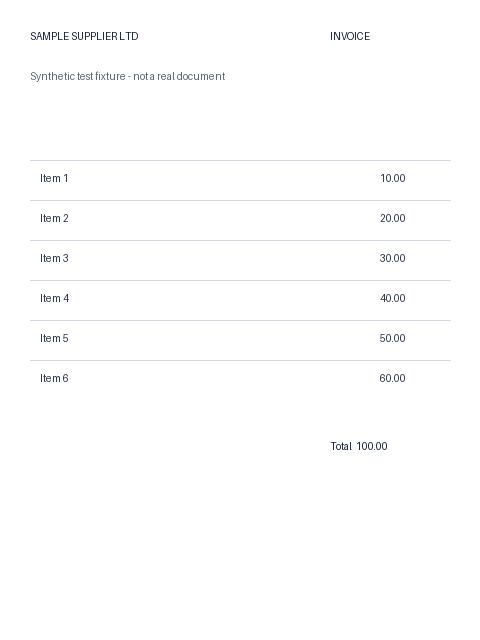
#> input picture tests/fixtures/sample.jpg, 480 x 640 px
$ python -i make_fixtures.py   (imports and definitions only)
#> lines starting #> are read from the running program, lines starting #| are printed output that depends on the picture
#!/usr/bin/env python3
"""Regenerates the synthetic Phase 2 fixtures. All content is invented; nothing is a real document.
Usage: python3 -I tests/fixtures/make_fixtures.py   (needs Pillow and the Liberation Sans fonts)"""
import io, os, random, zlib
from PIL import Image, ImageDraw, ImageFont, ImageFilter

HERE = os.path.dirname(os.path.abspath(__file__))
REG = '/usr/share/fonts/truetype/liberation/LiberationSans-Regular.ttf'
BOLD = '/usr/share/fonts/truetype/liberation/LiberationSans-Bold.ttf'
def font(size, bold=False): return ImageFont.truetype(BOLD if bold else REG, size)

def invoice_page(w=1240, h=1754):
#> called with w = 1240, h = 1754
    im = Image.new('RGB', (w, h), 'white'); d = ImageDraw.Draw(im)
#> after `im = Image.new('RGB', (w, h), 'white')`: im: PIL image 1240x1754 RGB; every value is 255
    d.text((90, 90), 'ACME Supplies', font=font(54, True), fill=(10, 20, 40))
    d.text((90, 160), '12 Market Street, 1000 Skopje, MK', font=font(30), fill=(40, 40, 40))
    d.text((820, 90), 'INVOICE', font=font(64, True), fill=(10, 20, 40))
    d.text((820, 190), 'Invoice No: INV-00482', font=font(32), fill=(20, 20, 20))
    d.text((820, 240), 'Date: 03 Nov 2026', font=font(32), fill=(20, 20, 20))
    d.text((820, 290), 'Due Date: 17 Nov 2026', font=font(32), fill=(20, 20, 20))
    d.text((90, 330), 'Bill to:', font=font(34, True), fill=(20, 20, 20))
    d.text((90, 380), 'Bright Tech Ltd', font=font(32), fill=(20, 20, 20))
    d.text((90, 430), '45 Industrial Ave, 1000 Skopje', font=font(32), fill=(20, 20, 20))
    y = 560
    d.line((90, y, 1150, y), fill=(0, 0, 0), width=3)
    for x, t in [(100, 'Description'), (640, 'Qty'), (780, 'Unit Price'), (1000, 'Total')]:
        d.text((x, y + 14), t, font=font(32, True), fill=(0, 0, 0))
    d.line((90, y + 68, 1150, y + 68), fill=(0, 0, 0), width=2)
    rows = [('Product A', '2', '80.00', '160.00'), ('Product B', '1', '85.00', '85.00')]
    for i, r in enumerate(rows):
        yy = y + 90 + i * 60
        for x, t in zip((100, 660, 800, 1010), r): d.text((x, yy), t, font=font(32), fill=(0, 0, 0))
    d.text((780, 840), 'Subtotal  245.00', font=font(34), fill=(0, 0, 0))
    d.text((780, 895), 'Tax (0%)  0.00', font=font(34), fill=(0, 0, 0))
    d.text((780, 960), 'Total EUR 245.00', font=font(40, True), fill=(0, 0, 0))
    d.text((90, 1100), 'Payment terms: 14 days. Thank you for your business.', font=font(30), fill=(60, 60, 60))
    return im

def receipt_page(w=700, h=1100):
#> called with w = 700, h = 1100
    im = Image.new('RGB', (w, h), 'white'); d = ImageDraw.Draw(im)
#> after `im = Image.new('RGB', (w, h), 'white')`: im: PIL image 700x1100 RGB; every value is 255
    d.text((170, 50), 'CORNER STORE', font=font(48, True), fill=(0, 0, 0))
    d.text((190, 120), 'Receipt', font=font(36), fill=(0, 0, 0))
    d.text((60, 190), 'Cashier: 4   Terminal: 2', font=font(30), fill=(0, 0, 0))
    for i, (n, p) in enumerate([('Milk 1L', '1.20'), ('Bread', '2.10'), ('Coffee', '5.40')]):
        d.text((60, 270 + i * 55), n, font=font(34), fill=(0, 0, 0)); d.text((500, 270 + i * 55), p, font=font(34), fill=(0, 0, 0))
    d.text((60, 480), 'Total', font=font(40, True), fill=(0, 0, 0)); d.text((470, 480), '8.70', font=font(40, True), fill=(0, 0, 0))
    d.text((60, 560), 'VISA **** 1234', font=font(32), fill=(0, 0, 0))
    d.text((60, 610), 'Cash tendered 10.00   Change 1.30', font=font(30), fill=(0, 0, 0))
    d.text((120, 720), 'Thank you for shopping', font=font(34), fill=(0, 0, 0))
    return im

def table_page(w=1240, h=900):
#> called with w = 1240, h = 900
    im = Image.new('RGB', (w, h), 'white'); d = ImageDraw.Draw(im)
#> after `im = Image.new('RGB', (w, h), 'white')`: im: PIL image 1240x900 RGB; every value is 255
    heads = ['Product', 'Jan', 'Feb', 'Mar']
    rows = [['Widget', '10', '20', '30'], ['Gadget', '15', '25', '35'], ['Gizmo', '20', '30', '40'], ['Sprocket', '5', '6', '7'], ['Totals', '50', '81', '112']]
    xs = [100, 560, 760, 960]
    for x, t in zip(xs, heads): d.text((x, 100), t, font=font(36, True), fill=(0, 0, 0))
    d.line((90, 160, 1150, 160), fill=(0, 0, 0), width=3)
    for i, r in enumerate(rows):
        for x, t in zip(xs, r): d.text((x, 190 + i * 70), t, font=font(36), fill=(0, 0, 0))
    return im

def jpeg_bytes(im, q=85):
    b = io.BytesIO(); im.save(b, 'JPEG', quality=q); return b.getvalue()

def image_pdf(pages):
    """PDF whose pages are only JPEG images (a 'scanned' PDF: no text layer)."""
    objs = []; kids = []
    n = 3
    parts = []
    for im in pages:
        jb = jpeg_bytes(im); w, h = im.size
        pw, ph = 595, round(595 * h / w)
        img, cont, page = n, n + 1, n + 2; n += 3
        kids.append(page)
        parts.append((img, b'<< /Type /XObject /Subtype /Image /Width %d /Height %d /ColorSpace /DeviceRGB /BitsPerComponent 8 /Filter /DCTDecode /Length %d >>\nstream\n' % (w, h, len(jb)) + jb + b'\nendstream'))
        c = b'q %d 0 0 %d 0 0 cm /Im0 Do Q' % (pw, ph)
        parts.append((cont, b'<< /Length %d >>\nstream\n' % len(c) + c + b'\nendstream'))
        parts.append((page, b'<< /Type /Page /Parent 2 0 R /MediaBox [0 0 %d %d] /Contents %d 0 R /Resources << /XObject << /Im0 %d 0 R >> >> >>' % (pw, ph, cont, img)))
    objmap = {1: b'<< /Type /Catalog /Pages 2 0 R >>', 2: b'<< /Type /Pages /Kids [%s] /Count %d >>' % (b' '.join(b'%d 0 R' % k for k in kids), len(kids))}
    for i, body in parts: objmap[i] = body
    return write_pdf(objmap)

def text_pdf(pages_lines):
    objmap = {1: b'<< /Type /Catalog /Pages 2 0 R >>'}
    kids = []; n = 4
    objmap[3] = b'<< /Type /Font /Subtype /Type1 /BaseFont /Helvetica >>'
    for lines in pages_lines:
        ops = b'BT /F1 14 Tf 18 TL 50 780 Td ' + b' '.join(b'(' + l.replace('(', r'\(').replace(')', r'\)').encode('latin-1') + b') Tj T*' for l in lines) + b' ET'
        cont, page = n, n + 1; n += 2; kids.append(page)
        objmap[cont] = b'<< /Length %d >>\nstream\n' % len(ops) + ops + b'\nendstream'
        objmap[page] = b'<< /Type /Page /Parent 2 0 R /MediaBox [0 0 595 842] /Contents %d 0 R /Resources << /Font << /F1 3 0 R >> >> >>' % cont
    objmap[2] = b'<< /Type /Pages /Kids [%s] /Count %d >>' % (b' '.join(b'%d 0 R' % k for k in kids), len(kids))
    return write_pdf(objmap)

def write_pdf(objmap):
    out = b'%PDF-1.4\n%\xe2\xe3\xcf\xd3\n'; offs = {}
    for i in sorted(objmap):
        offs[i] = len(out); out += b'%d 0 obj\n' % i + objmap[i] + b'\nendobj\n'
    size = max(objmap) + 1; x = len(out)
    out += b'xref\n0 %d\n0000000000 65535 f \n' % size
    for i in range(1, size): out += b'%010d 00000 n \n' % offs[i]
    return out + b'trailer\n<< /Size %d /Root 1 0 R >>\nstartxref\n%d\n%%%%EOF\n' % (size, x)

def save(name, data):
    open(os.path.join(HERE, name), 'wb').write(data)

inv, rec, tab = invoice_page(), receipt_page(), table_page()
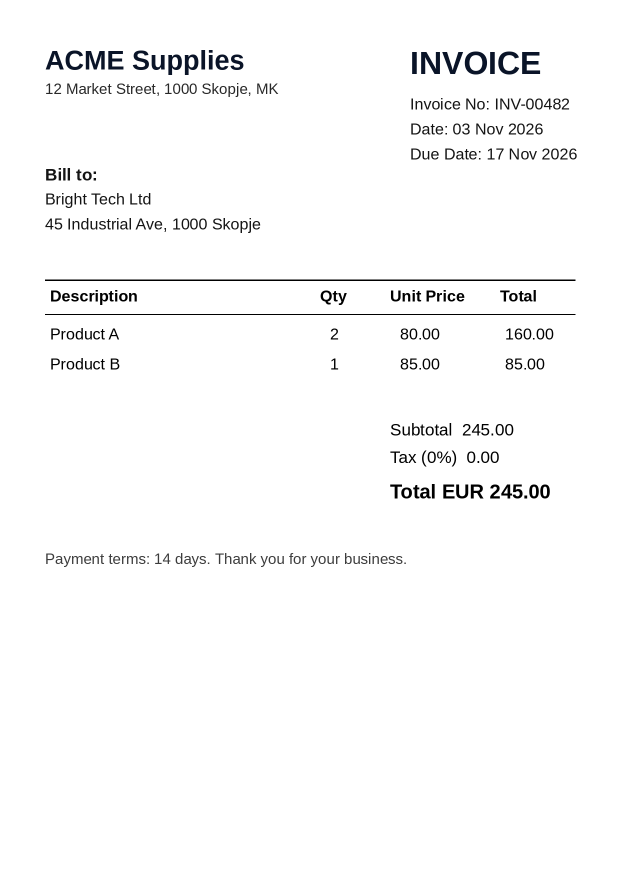
#> inv: PIL image 1240x1754 RGB (shown at 1/2 size); mean R, G, B 249.4, 249.5, 249.6
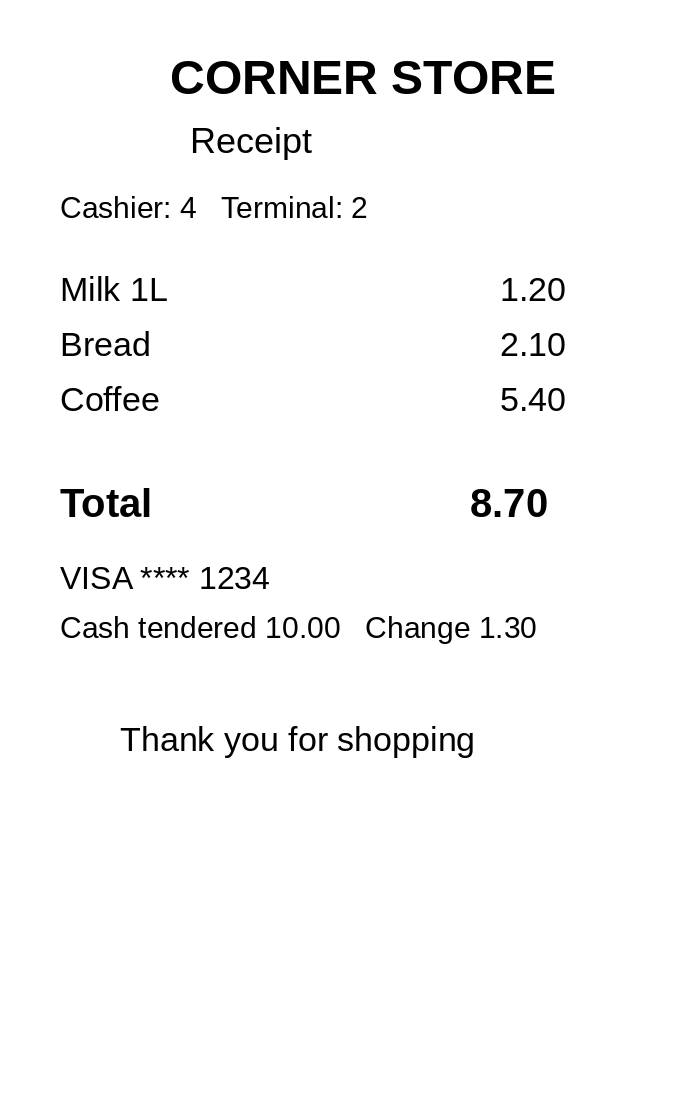
#> rec: PIL image 700x1100 RGB; min 0, max 255, mean 248.3
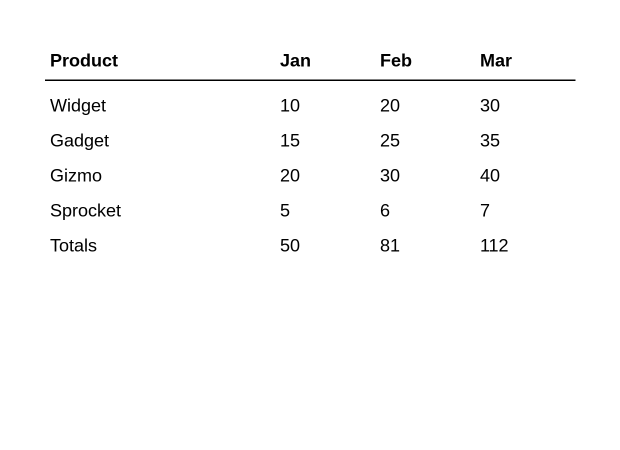
#> tab: PIL image 1240x900 RGB (shown at 1/2 size); min 0, max 255, mean 251.4
#> `noise = Image.effect_noise((400, 300), 90).convert('RGB'); noise.save(..`:
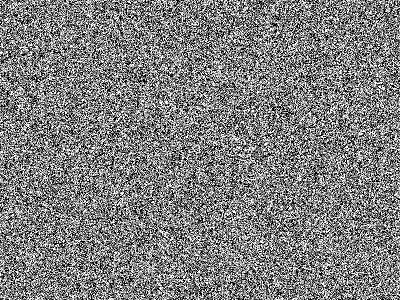
#> noise: PIL image 400x300 RGB; min 0, max 255, mean 127.3
#> further down, picture is the input picture: PIL image 480x640 RGB; mean R, G, B 253.4, 253.5, 253.5
# [8 lines not run here, left out]
# phone-photo-like: low contrast, uneven lighting (shadow gradient), blur, JPEG artefacts
from PIL import ImageEnhance
def photo_like(im):
    im = ImageEnhance.Contrast(im).enhance(0.45)
#> im: PIL image 480x640 RGB
    w, h = im.size
#> w = 480; h = 640
    shade = Image.linear_gradient('L').resize((w, h)).rotate(0)          # 0 (top) .. 255 (bottom)
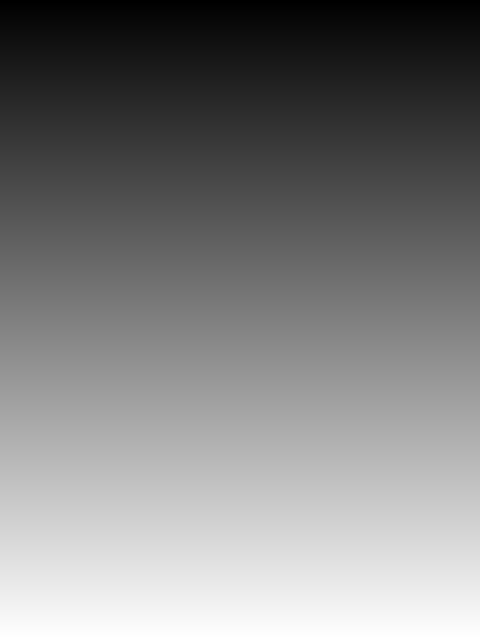
#> shade: PIL image 480x640 L; min 0, max 255, mean 127.6
    shade = shade.point(lambda v: int(120 + v * 0.47))                   # 120..240 : strong top shadow
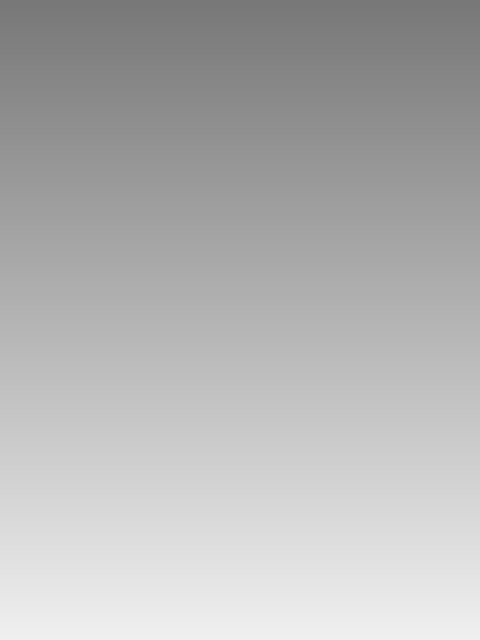
#> shade: PIL image 480x640 L; min 120, max 239, mean 179.5
    im = Image.composite(im, Image.new('RGB', (w, h), (0, 0, 0)), shade) # darken by gradient
    im = im.filter(ImageFilter.GaussianBlur(2.2))
    b = io.BytesIO(); im.save(b, 'JPEG', quality=45); return Image.open(io.BytesIO(b.getvalue())).convert('RGB')
# [15 lines not run here, left out]

>>> from PIL import Image
>>> picture = Image.open('sample.jpg')
>>> result = photo_like(picture)
